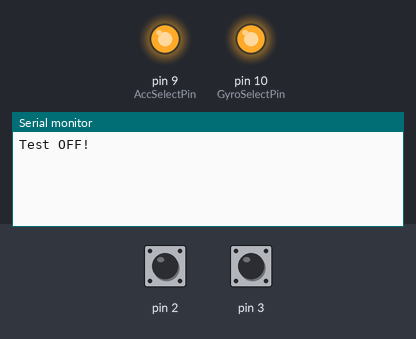
The sketch below on a simulated Arduino Uno, built with avr-gcc and run on an emulated ATmega328P. Parts: output pins drawn as LEDs (lit = HIGH), the last lines printed to the serial monitor. Inputs (shaded band) come from the test bench; at power-on: pin 2 LOW, pin 3 LOW.

Above: at 2.8 s.
2.9 s: pin 2 driven HIGH
At 4.4 s:
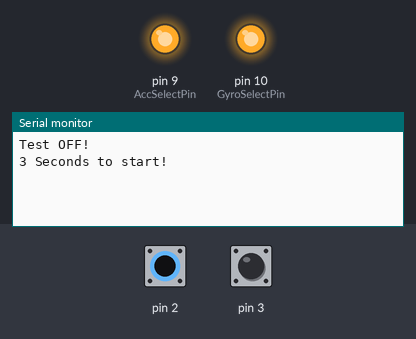
5.9 s: pin 3 driven HIGH
At 6.4 s:
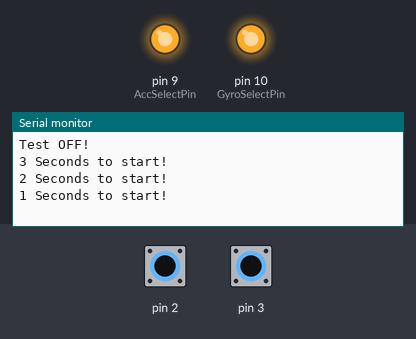
8.1 s: pin 2 pulsed LOW 2 times (0.12 s each, 0.3 s apart)
At 9.0 s:
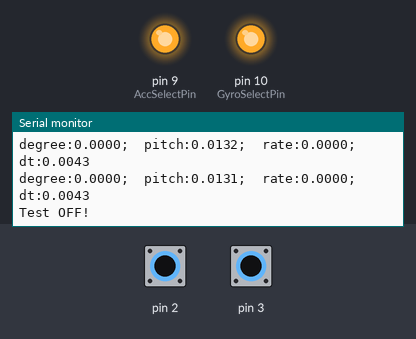
11.7 s: pin 3 pulsed LOW 2 times (0.12 s each, 0.3 s apart)
At 12.23 s:
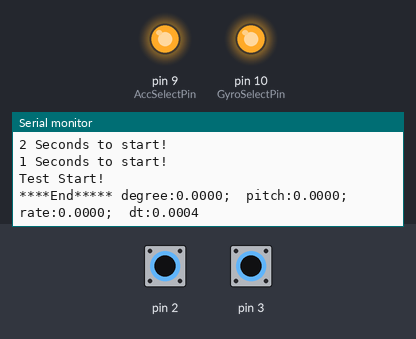
Timing chart, 0 to 14.7 s (numbered marks = the images above; inputs shaded):
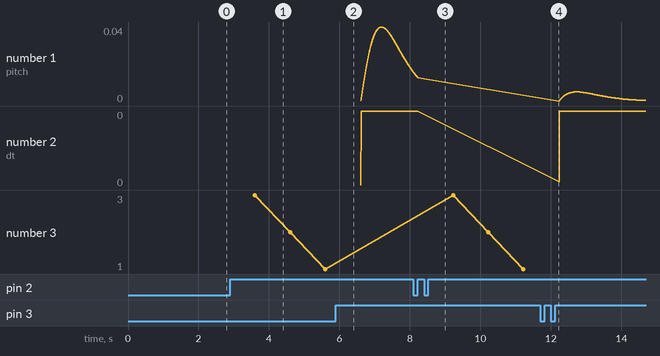

The sketch:

BasicKalman_Test_For_SCA830_RS453_singleGyro.ino
```cpp
#include <math.h>
#include <SPI.h>
#include "SCA830.h"
#include "ADXRS453Z.h"
//#include "TKJ_Kalman.h"
#include "BasicKalman.h"
const int GyroSelectPin = 10;
const int AccSelectPin = 9;

int OnOffState = 0; //0:OFF,1:ON
const int OffState = 0;
const int OnState = 1;
int OldState = OnState;

int isPrintMark = 0; //0:None else:print

int oldPrint = 2;
const int noPrint = 0;
const int printStart = 1;
const int printEnd = 2;

Kalman bk;
unsigned long timer;
unsigned long timer2;
double pitch;
double degree;
double rate;
float bias;
double dt;
double pre_degree;
double K0;
double K1;

double basicBias;
double basicAngle;

int currentState;
void setup() {
  // put your setup code here, to run once:
  Serial.begin(115200);

  //添加中断
  attachInterrupt(0, OnOffStateChange, RISING);
  attachInterrupt(1, PrintMark, RISING);

  //SPI读取初始化
  pinMode(AccSelectPin, OUTPUT);
  pinMode(GyroSelectPin, OUTPUT);
  //SPI读取初始化
  SPI.begin();
  SPI.setBitOrder(MSBFIRST);
  SPI.setClockDivider(SPI_CLOCK_DIV4);
  SPI.setDataMode(SPI_MODE0); //SCA830
  digitalWrite(AccSelectPin, HIGH); //disable the device
  digitalWrite(GyroSelectPin, HIGH); //disable the device

  delay(200);

  setupACC_SCA830();
  setupGyro_ADXRS453Z();

  delay(1000); //give device time to init

  //basicBias = calcGyroBasicBias();
  //basicAngle = calcACCBasicAngle();
  degree = readAccValue_SCA830();
  bk.setAngle(degree);
  timer = micros();

}

void loop()
{
  // put your main code here, to run repeatedly:
  if(OnOffState == OffState)//关闭状态下什么也不做，仅初始化Kalman Filter
  {

    if(OldState == OnState)
    {
      //第一次进入OFF状态，输出打印信息
      Serial.println("Test OFF!");
    }
    OldState = OffState;
    delay(1000);
  }
  else if (OnOffState == OnState) //开启状态下持续输出角度数据
  {
    if(OldState == OffState)
    {
      //首次进入OnState，根据当前状态初始化Kalman滤波器
      //加入倒计时
      Serial.println("3 Seconds to start!");
      delay(1000);
      Serial.println("2 Seconds to start!");
      delay(1000);
      Serial.println("1 Seconds to start!");
      delay(1000);
      Serial.println("Test Start!");
      degree = readAccValue_SCA830();
      bk.setAngle(degree);
      timer = micros();
    }
    degree = readAccValue_SCA830();
    rate = readGyroValue_ADXRS453Z();

    dt = double(micros() - timer)/1000000;

    pitch = bk.getAngle(degree,rate,dt);  // Calculate the angle using the Kalman filter
    timer = micros();


    bias = bk.getBias();
    K0=bk.getK0();
    K1=bk.getK1();

    String outputContent;

    char temp[22];
    dtostrf(degree, 6, 4, temp);
    String str_degree = String(temp);

    dtostrf(rate, 6, 4, temp);
    String str_rate = String(temp);

    dtostrf(dt, 6, 4, temp);
    String str_dt = String(temp);

    dtostrf(pitch, 6, 4, temp);
    String str_pitch = String(temp);

    dtostrf(bias, 6, 4, temp);
    String str_bias = String(temp);

    String str_K0 = String(K0);
    String str_K1 = String(K1);
    //String state = String(currentState);
    //outputContent = "degree:"+str_degree + ";  pitch:" + str_pitch + ";  rate:" + str_rate + ";  dt:" + str_dt +  ";  bias:" + str_bias + ";  K0:" + str_K0 + ";  K1:" + str_K1;


    if(isPrintMark == noPrint)
    {
      outputContent = "degree:"+str_degree + ";  pitch:" + str_pitch + ";  rate:" + str_rate + ";  dt:" + str_dt  ;
    }
    else if(isPrintMark == printStart)
    {
      outputContent = "***Start*** degree:"+str_degree + ";  pitch:" + str_pitch + ";  rate:" + str_rate + ";  dt:" + str_dt  ;
      isPrintMark = 0;
      oldPrint = printStart;
    }
    else if (isPrintMark == printEnd)
    {
      outputContent = "****End***** degree:"+str_degree + ";  pitch:" + str_pitch + ";  rate:" + str_rate + ";  dt:" + str_dt  ;
      isPrintMark = 0;
      oldPrint = printEnd;
    }
    Serial.println(outputContent);
    OldState = OnState;
  }


  /*
  //---------------------------------------------
  Serial.print("degree:");
  Serial.print(degree);
  Serial.print('\t');
  Serial.print("rate:");
  Serial.print(rate);
  Serial.print('\t');

  Serial.print("dt:");
  Serial.print(dt);

  Serial.print('\t');
  Serial.print("degree k|k-1 :");
  Serial.print(pre_degree);
  Serial.print('\t');

  Serial.print("pitch:");
  Serial.print(pitch);

  Serial.print('\t');
  Serial.print("bias:");
  Serial.print(bias);
  Serial.print('\t');
  Serial.print("K0:");
  Serial.println(K0);
  */
  //delay(100);

}

void setupACC_SCA830()
{
  //read CTRL
  digitalWrite(AccSelectPin, LOW);
  byte head = SPI.transfer(WRITECommand_CTRL);
  byte result = SPI.transfer(0x00);
  digitalWrite(AccSelectPin, HIGH);

}

void setupGyro_ADXRS453Z()
{
  digitalWrite(GyroSelectPin, LOW);
  byte Start_4 = SPI.transfer(Init_4);
  byte Start_3 = SPI.transfer(Init_3);
  byte Start_2 = SPI.transfer(Init_2);
  byte Start_1 = SPI.transfer(Init_1);
  digitalWrite(GyroSelectPin, HIGH);
  delay(100);

  digitalWrite(GyroSelectPin, LOW);
  SPI.transfer(ReadInit_4);
  SPI.transfer(ReadInit_3);
  SPI.transfer(ReadInit_2);
  SPI.transfer(ReadInit_1);
  digitalWrite(GyroSelectPin, HIGH);
  delay(100);

  digitalWrite(GyroSelectPin, LOW);
    byte Fault_4 = SPI.transfer(ReadInit_4);
    byte Fault_3 = SPI.transfer(ReadInit_3);
    byte Fault_2 = SPI.transfer(ReadInit_2);
    byte Fault_1 = SPI.transfer(ReadInit_1);
  digitalWrite(GyroSelectPin, HIGH);

    delay(100);

    digitalWrite(GyroSelectPin, LOW);
    Fault_4 = SPI.transfer(ReadInit_4);
    Fault_3 = SPI.transfer(ReadInit_3);
    Fault_2 = SPI.transfer(ReadInit_2);
    Fault_1 = SPI.transfer(ReadInit_1);
    digitalWrite(GyroSelectPin, HIGH);

    delay(100);

    digitalWrite(GyroSelectPin, LOW);
    Fault_4 = SPI.transfer(ReadInit_4);
    Fault_3 = SPI.transfer(ReadInit_3);
    Fault_2 = SPI.transfer(ReadInit_2);
    Fault_1 = SPI.transfer(ReadInit_1);
    digitalWrite(GyroSelectPin, HIGH);

}
double readAccValue_SCA830()
{
  digitalWrite(AccSelectPin, LOW);
  byte head_M = SPI.transfer(READCommand_Y_MSB);
  byte MSB = SPI.transfer(0x00);
  digitalWrite(AccSelectPin, HIGH);

  digitalWrite(AccSelectPin, LOW);
  byte head_L = SPI.transfer(READCommand_Y_LSB);
  byte LSB = SPI.transfer(0x00);
  digitalWrite(AccSelectPin, HIGH);

  short int x = ((MSB << 8) | LSB);
  //x = x+5; //zero bias

  double acc_g = (double)x/32000;
  double angel=0;
  double acc_times = 0;
  //consider all kinds of acc value in 4g range.
  if(acc_g>1 && acc_g<=2)
  {
    angel = 90;
    acc_g = acc_g-1;
    acc_times = 1;
  }
  angel = angel + asin(acc_g)*180/PI;
  return angel;
}

double readGyroValue_ADXRS453Z()
{
  digitalWrite(GyroSelectPin, LOW);
  byte DATA0_4 = SPI.transfer(READCommand_RATE_4);
  byte DATA0_3 = SPI.transfer(READCommand_RATE_3);
  byte DATA0_2 = SPI.transfer(READCommand_RATE_2);
  byte DATA0_1 = SPI.transfer(READCommand_RATE_1);
  digitalWrite(GyroSelectPin, HIGH);
  //delay(1);
  digitalWrite(GyroSelectPin, LOW);
  byte DATA1_4 = SPI.transfer(0x00);
  byte DATA1_3 = SPI.transfer(0x00);
  byte DATA1_2 = SPI.transfer(0x00);
  byte DATA1_1 = SPI.transfer(0x00);
  digitalWrite(GyroSelectPin, HIGH);

  int result = 0;
  DATA1_3 = DATA1_3 & 0x1F;     //取低5位
  result = result | DATA1_3;

  result = result << 8;       //左移8位
  result = result | DATA1_2;

  result = result << 3;       //左移3位

  DATA1_1 = DATA1_1 & 0xE0;     //取高3位;
  DATA1_1 = DATA1_1 >> 5;       //右移5位将高3位移至低3位
  result = result | DATA1_1;


  double dps = (double)result/80;
  //Serial.println(yLSB,BIN);
  //Serial.println("\n");
  //Serial.println(yMSB,BIN);
  //Serial.println("\n");
  //Serial.println(y,BIN);
  //Serial.println("\n");
  //Serial.println(y);
  //Serial.println("Gyro(dps): ");
  //Serial.print(dps);
  return dps;
}
/*

double calcGyroBasicBias()
{
  int i=70;
  double basicBias = 0.0;
  while(i>0)
  {
    basicBias += readGyroValue_ADXRS453Z();
    i--;
    delay(2);
  }
  basicBias = basicBias/70;
  Serial.print("Basic Bias:");
  Serial.println(basicBias,4);
  return basicBias;
}

double calcACCBasicAngle()
{
  int i=30;
  double basicAngle = 0.0;
  while(i>0)
  {
    basicAngle += readAccValue_SCA830();
    i--;
  }
  basicAngle = basicAngle/30;
  Serial.print("Basic Angle:");
  Serial.println(basicAngle,4);
  return basicAngle;
}
*/

void OnOffStateChange()
{
  if(OnOffState == OffState)//关闭状态下，切换到开启状态
  {
    OnOffState = OnState;
    //Serial.println("Test Start!");
  }
  else if (OnOffState == OnState) //开启状态下，切换到关闭状态
  {
    OnOffState = OffState;
    //Serial.println("Test OFF!");
  }
}

void PrintMark()
{
  if(OnOffState == OnState && oldPrint == printStart)
  {
    isPrintMark = printEnd;
  }
  else if(OnOffState == OnState && oldPrint == printEnd)
  {
    isPrintMark = printStart;
  }
}
```

Measured:
- after the input at 2.9 s, the serial monitor: prints a new line after 0.70 s (image 1)
- after the input at 11.7 s, the serial monitor: prints a new line after 0.53 s (image 4)
